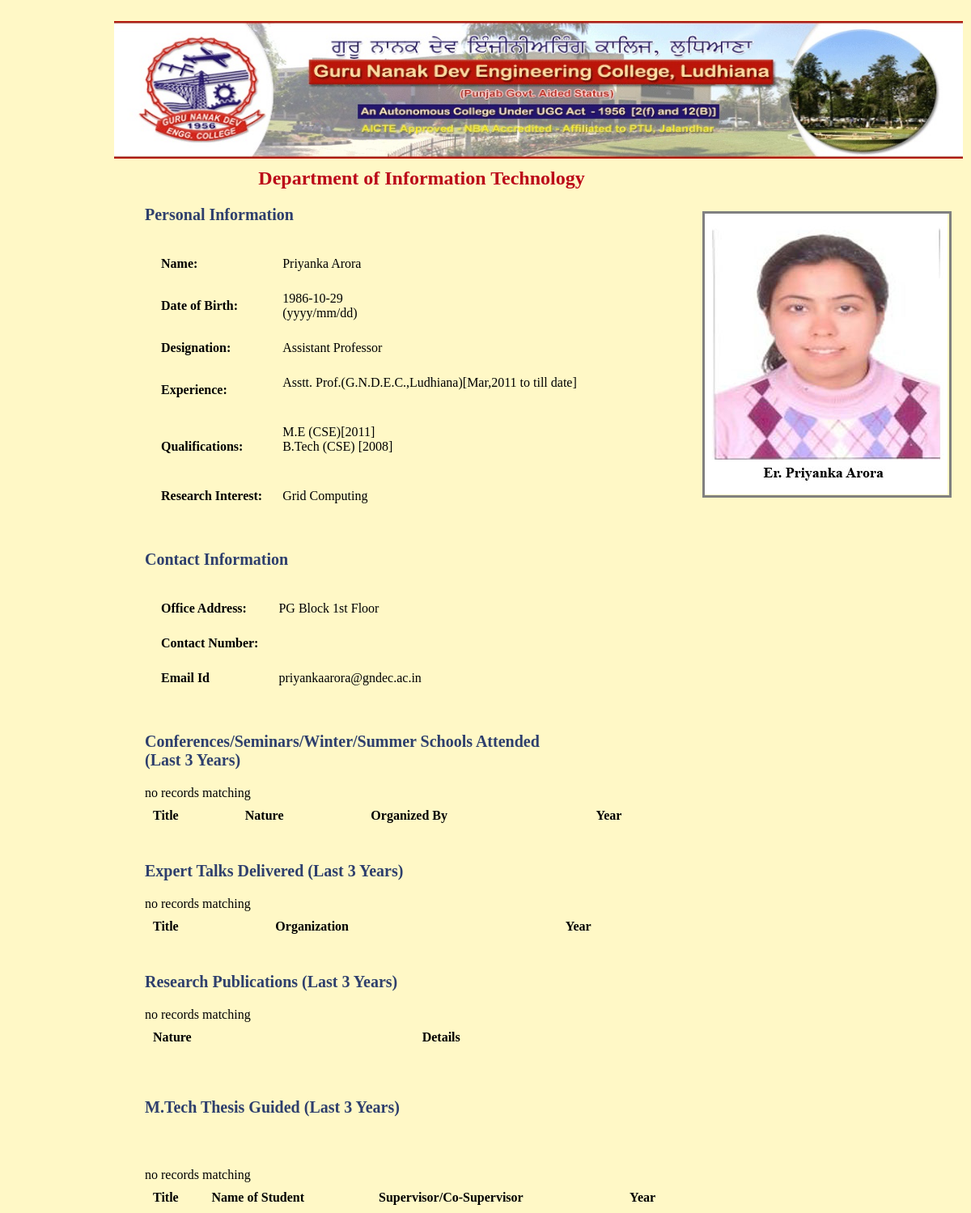
The app's page /PriyankaArora.php with its own data.
### tables this page shows
CREATE TABLE `profile` (
  `id` int(4) NOT NULL auto_increment,
  `username` varchar(80) NOT NULL,
  `password` varchar(10) NOT NULL,
  `name` varchar(50) NOT NULL,
  `dob` date NOT NULL,
  `designation` varchar(50) NOT NULL,
  `experience` varchar(500) NOT NULL,
  `qualification` varchar(500) NOT NULL,
  `research_interest` varchar(500) NOT NULL,
  `office_address` varchar(500) NOT NULL,
  `contact_no` varchar(50) NOT NULL,
  `e_id` varchar(50) NOT NULL,
  `conference` varchar(9999) NOT NULL,
  `expert_talk` varchar(9999) NOT NULL,
  `publication` varchar(9999) NOT NULL,
  `thesis_guided` varchar(9999) NOT NULL,
  PRIMARY KEY  (`id`),
  UNIQUE KEY `username` (`username`),
  UNIQUE KEY `username_2` (`username`),
  KEY `id` (`id`)
);

### PriyankaArora.php (the view, shortened to what this page needs)
<!DOCTYPE html PUBLIC "-//W3C//DTD XHTML 1.0 Transitional//EN" "http://www.w3.org/TR/xhtml1/DTD/xhtml1-transitional.dtd">
<html xmlns="http://www.w3.org/1999/xhtml">
<head>
<link href="style.css" rel="stylesheet" type="text/css" />
</head>
<body bgcolor="fff8c6">
<div id="area">
  <div id="college" style="width:100%;margin-left:-20px;">
  <a href="index.php"><img src="images/gne.jpg" width="100%" height="170" /></a></div>
  <div id="photo"><img src="images/13.jpg" width="300" height="347" /></div>
  <div class="style1" id="info">
    <div align="center" class="style8">Department of Information Technology</div>
    <p align="left" class="style2"><a name="PI">Personal Information</a></p>
    <table cellspacing="15" cellpadding="5">
      <tbody>
        <tr>
          <td><span class="style5"><strong>Name:</strong></span></td>
          <td><span class="style5">
            <?php
$mysqli=new mysqli("localhost","root","1397","faculty");
$sql="SELECT * FROM profile where id='14'";
if($result=$mysqli->query($sql))
{
if($result-> num_rows>0)
{
while($row=$result->fetch_array())
{
echo $row[3]. "<br>";
}
}
else
{
echo"no records matching";
}
}
else
{
echo"ERROR:could not execute $sql.".$mysqli->error;
}
?>
          </span></td>
        </tr>
        <tr>
          <td><span class="style5"><strong>Date of Birth:</strong></span></td>
          <td><span class="style5">
            <?php
$mysqli=new mysqli("localhost","root","1397","faculty");
$sql="SELECT * FROM profile where id='14'";
if($result=$mysqli->query($sql))
{
if($result-> num_rows>0)
{
while($row=$result->fetch_array())
{
echo $row[4]. "<br>";
}
}
else
{
echo"no records matching";
}
}
else
{
echo"ERROR:could not execute $sql.".$mysqli->error;
}
?>
(yyyy/mm/dd)          </span></td>
        </tr>
        <tr>
          <td><span class="style5"><strong>Designation:</strong></span></td>
          <td><span class="style5">
            <?php
$mysqli=new mysqli("localhost","root","1397","faculty");
$sql="SELECT * FROM profile where id='14'";
if($result=$mysqli->query($sql))
{
if($result-> num_rows>0)
{
while($row=$result->fetch_array())
{
echo $row[5]. "<br>";
}
}
else
{
echo"no records matching";
}
}
else
{
echo"ERROR:could not execute $sql.".$mysqli->error;
}
?>
          </span></td>
        </tr>
        <tr>
          <td><span class="style5"><strong>Experience:</strong></span></td>
          <td><span class="style5">
            <?php
$mysqli=new mysqli("localhost","root","1397","faculty");
$sql="SELECT * FROM profile where id='14'";
if($result=$mysqli->query($sql))
{
if($result-> num_rows>0)
{
while($row=$result->fetch_array())
{
echo $row[6]. "<br>";
}
}
else
{
echo"no records matching";
}
}
else
{
echo"ERROR:could not execute $sql.".$mysqli->error;
}
?>
            <br />
          </span></td>
        </tr>
        <tr>
          <td><span class="style5"><strong>Qualifications:</strong></span></td>
          <td><span class="style5">
            <?php
$mysqli=new mysqli("localhost","root","1397","faculty");
$sql="SELECT * FROM profile where id='14'";
if($result=$mysqli->query($sql))
{
if($result-> num_rows>0)
{
while($row=$result->fetch_array())
{
echo $row[7]. "<br>";
}
}
else
{
echo"no records matching";
}
}
else
{
echo"ERROR:could not execute $sql.".$mysqli->error;
}
?>
            <br />
          </span></td>
        </tr>
        <tr>
          <td><span class="style5"><strong>Research Interest:</strong></span></td>
          <td><span class="style5">
            <?php
$mysqli=new mysqli("localhost","root","1397","faculty");
$sql="SELECT * FROM profile where id='14'";
if($result=$mysqli->query($sql))
{
if($result-> num_rows>0)
{
while($row=$result->fetch_array())
{
echo $row[8]. "<br>";
}
}
else
{
echo"no records matching";
}
}
else
{
echo"ERROR:could not execute $sql.".$mysqli->error;
}
?>
          </span></td>
        </tr>
      </tbody>
    </table><br />
    <p align="left" class="style2"><a name="CI">Contact Information</a></p>
    <table cellspacing="15" cellpadding="5">
      <tbody>
        <tr>
          <td><span class="style10">Office Address:</span></td>
          <td><span class="style5">
            <?php
$mysqli=new mysqli("localhost","root","1397","faculty");
$sql="SELECT * FROM profile where id='14'";
if($result=$mysqli->query($sql))
{
if($result-> num_rows>0)
{
while($row=$result->fetch_array())
{
echo $row[9]. "<br>";
}
}
else
{
echo"no records matching";
}
}
else
{
echo"ERROR:could not execute $sql.".$mysqli->error;
}
?>
          </span></td>
        </tr>
        <tr>
          <td><span class="style5"><strong>Contact Number:</strong></span></td>
          <td></td>
        </tr>
        <tr>
          <td><span class="style5"><strong>Email Id</strong></span></td>
          <td><span class="style5">
            <?php
$mysqli=new mysqli("localhost","root","1397","faculty");
$sql="SELECT * FROM profile where id='14'";
if($result=$mysqli->query($sql))
{
if($result-> num_rows>0)
{
while($row=$result->fetch_array())
{
echo $row[11]. "<br>";
}
}
else
{
echo"no records matching";
}
}
else
{
echo"ERROR:could not execute $sql.".$mysqli->error;
}
?>
          </span></td>
        </tr>
      </tbody>
    </table><br />
    <p align="left" class="style2"><a name="CSWS" id="CSWS">Conferences/Seminars/Winter/Summer Schools Attended<br />
    (Last 3 Years)</a></p>
       <table cellspacing="5" cellpadding="5" width="667">
         <tr>
           <th align="left">Title</th>
           <th align="left">Nature</th>
           <th align="left">Organized By</th>
           <th align="left">Year</th>
         </tr>
       </table>
       <br />
       <p align="left" class="style2"><a name="ET" id="ET">Expert Talks Delivered (Last 3 Years)</a></p>
       <table cellspacing="5" cellpadding="5" width="667">
         <tr>
           <th align="left"><span class="style5">Title</span></th>
           <th align="left"><span class="style5">Organization</span></th>
           <th align="left"><span class="style5">Year</span></th>
         </tr>
       </table>
       <br />
       <p align="left" class="style2"><a name="RP" id="RP">Research Publications (Last 3 Years)</a></p>
       <table cellspacing="5" cellpadding="5" width="667">
         <tr>
           <th align="left"><span class="style5">Nature</span></th>
           <th align="left"><span class="style5">Details</span></th>
         </tr>
       </table>
       <br />
       <br />
       <p align="left" class="style2"><a name="TG" id="TG">M.Tech Thesis Guided (Last 3 Years)</a></p>
       <p align="left" class="style2">&nbsp;</p>
       <table cellspacing="5" cellpadding="5" width="667">
         <tr>
           <th align="left"><span class="style5">Title</span></th>
           <th align="left"><span class="style5">Name of Student</span></th>
           <th align="left"><span class="style5">Supervisor/Co-Supervisor</span></th>
           <th align="left"><span class="style5">Year</span></th>
         </tr>

### style.css (style rules this page uses)
#college { height:148px; width:900px; position:absolute; top:6px; left: 0px; }
#photo { width:302px; height:348px; position:absolute; left: 707px; top: 241px; border:3px solid gray; }

### PriyankaArora.php (style rules this page uses)
#info { width:684px; height:539px; position:absolute; left: 18px; top: 187px; }
.style1 { font-size: 16px }
.style2 { font-size: 20px; color: #2E3F6D; font-weight: bold; }
.style5 { font-size: 16px; }
.style8 { color: #BB0919; font-weight: bold; font-size: 24px; }
.style10 { font-size: 16px; font-weight: bold; }

### records on screen
profile: name "Priyanka Arora", dob "1986-10-29", designation "Assistant Professor", experience "Asstt. Prof.(G.N.D.E.C.,Ludhiana)[Mar,2011 to till date]", qualification "M.E (CSE)[2011] B.Tech (CSE) [2008]", research_interest "Grid Computing", office_address "PG Block 1st Floor", e "priyankaarora@gndec.ac.in"
